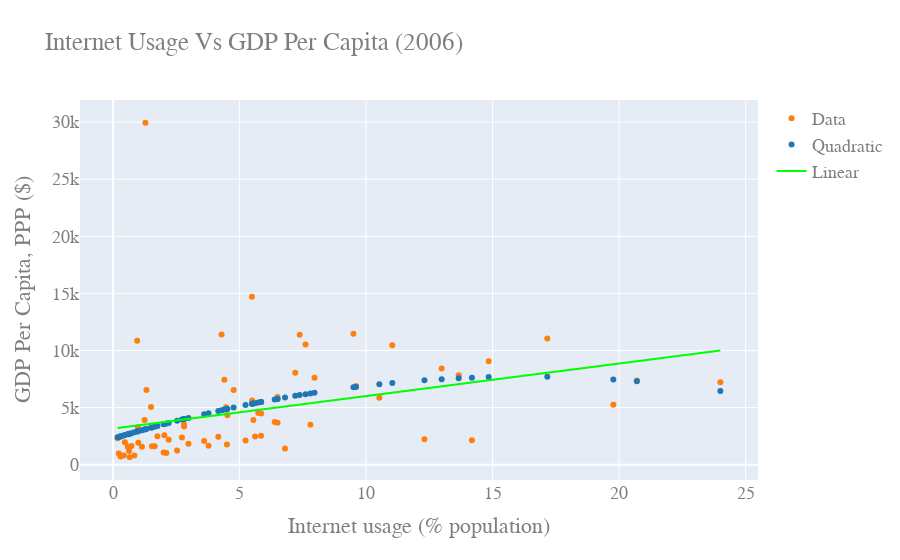

The notebook cell this image was saved under:
### Markdown cell above
# 2006 Internet Usage Vs GDP Per Capita

### Code cell
slopeGDP06, interceptGDP06, r_valueGDP06, p_valueGDP06, std_errGDP06 = stats.linregress(IU06,GDP06)
lineGDP06 = slopeGDP06*IU06+interceptGDP06

p1 = np.polyfit(IU06,GDP06,2)

yfit1 = p1[0]*IU06**2+p1[1]*IU06+p1[2]



#yresid1 = GDP06 - lineGDP06
yresid1 = GDP06 - yfit1




SSresid1 = sum(pow(yresid1,2))

SStotal1 = len(GDP06)*statistics.variance(GDP06)

rsq1 = 1 - SSresid1/SStotal1



y1resid = GDP06 - lineGDP06


SS1resid = sum(pow(y1resid,2))

SS1total = len(GDP06)*statistics.variance(GDP06)

rsq_1 = 1 - SS1resid/SS1total

print("R^2 value for linear fit: " +str(rsq_1))
#print("Model Coefficients: "+str(slopeGDP06)+" , "+str(interceptGDP06))
print("Model Coefficients: ["+str(slopeGDP06)+","+str(interceptGDP06)+"]")
print("Correlation coefficient: "+str(np.corrcoef(IU06,GDP06)[0][1]))

print("R^2 value for fit: " +str(rsq1))
#print("Model Coefficients: "+str(slopeGDP06)+" , "+str(interceptGDP06))
print("Model Coefficients: "+str(p1))







figGDP = go.Figure()

figGDP.add_trace(go.Scatter(
    x= IU06,
    y= GDP06,
    mode='markers',      # this sets its legend entry
    marker=go.Marker(color='rgb(255, 127, 14)'),
    name="Data",
    text=Country_Name,
    textposition="top center"
))

figGDP.add_trace(go.Scatter(
    x=IU06,
    #y=lineGDP06,
    y=np.polyval(p1,IU06),
    mode='markers',
    marker=go.Marker(color='rgb(31, 119, 180)'),
    name="Quadratic"
))

figGDP.add_trace(go.Scatter(
    x=IU06,
    y=lineGDP06,
    #y=np.polyval(p1,IU06),
    mode='lines',
    marker=go.Marker(color='rgb(0, 255, 0)'),
    name="Linear"
))

figGDP.update_layout(
    title="Internet Usage Vs GDP Per Capita (2006)",
    xaxis_title="Internet usage (% population)",
    yaxis_title="GDP Per Capita, PPP ($)",
    font=dict(
        family="Courier New, monospace",
        size=18,
        color="#7f7f7f"
    )
)

figGDP.show()

### Figure 1 — Plotly figure (JSON) as saved in the notebook; plotly's stock layout.template omitted (floating-point values rounded to 4 significant figures)
{"data": [{"marker": {"color": "rgb(255, 127, 14)"}, "mode": "markers", "name": "Data", "text": ["Afghanistan", "Algeria", "Angola", "Bangladesh", "Belize", "Benin", "Bhutan", "Botswana", "Burkina Faso", "Burundi", "Cambodia", "Cameroon", "Central African Republic", "Chad", "China", "Comoros", "Dominican Republic", "Ecuador", "Egypt", "El Salvador", "Equatorial Guinea", "Ethiopia", "Fiji", "Gabon", "Gambia", "Ghana", "Guatemala", "Guinea", "Haiti", "Honduras", "India", "Indonesia", "Iraq", "Kenya", "Kiribati", "Kyrgyzstan", "Lesotho", "Madagascar", "Malawi", "Maldives", "Mali", "Mauritania", "Morocco", "Mozambique", "Myanmar", "Namibia", "Nepal", "Nicaragua", "Niger", "Nigeria", "Pakistan", "Papua New Guinea", "Paraguay", "Peru", "Philippines", "Samoa", "Sao Tome and Principe", "Senegal", "Sierra Leone", "Solomon Islands", "South Africa", "Suriname", "Tajikistan", "Thailand", "Togo", "Tonga", "Tunisia", "Turkmenistan", "Uganda", "Uzbekistan", "Vanuatu", "Yemen", "Zambia"], "textposition": "top center", "type": "scatter", "x": [2.107, 7.376, 1.5, 1, 24, 1.538, 4.518, 4.29, 0.6327, 0.6576, 0.4684, 2.029, 0.3112, 0.581, 10.52, 2.2, 14.84, 7.2, 13.66, 5.5, 1.279, 0.3106, 9.6, 5.489, 5.238, 2.723, 6.5, 0.6375, 6.796, 7.8, 2.805, 4.765, 0.9523, 3.6, 4.5, 12.31, 2.98, 0.6076, 0.4251, 11.04, 0.7296, 0.9797, 19.77, 0.843, 0.182, 4.399, 1.141, 2.806, 0.294, 5.545, 6.5, 1.754, 7.962, 20.7, 5.741, 4.469, 14.18, 5.612, 0.2277, 1.646, 7.607, 9.5, 3.772, 17.16, 2, 5.854, 12.99, 1.32, 2.529, 6.388, 5.851, 1.248, 4.16], "y": [1032.0, 11380.0, 5049.0, 1923.0, 7214.0, 1609.0, 4318.0, 11400.0, 1199.0, 648.7, 1972.0, 2568.0, 792.0, 1595.0, 5868.0, 2183.0, 9049.0, 8059.0, 7840.0, 5615.0, 29940.0, 728.4, 6893.0, 14710.0, 2121.0, 2387.0, 5928.0, 1453.0, 1418.0, 3493.0, 3332.0, 6534.0, 10840.0, 2081.0, 1758.0, 2219.0, 1837.0, 1517.0, 811.6, 10450.0, 1640.0, 3278.0, 5244.0, 808.0, 2322.0, 7443.0, 1572.0, 3507.0, 713.7, 3909.0, 3670.0, 2478.0, 7601.0, 7366.0, 4532.0, 5028.0, 2148.0, 2458.0, 985.8, 1611.0, 10520.0, 11450.0, 1658.0, 11040.0, 1066.0, 4475.0, 8422.0, 6540.0, 1242.0, 3740.0, 2538.0, 3915.0, 2434.0]}, {"marker": {"color": "rgb(31, 119, 180)"}, "mode": "markers", "name": "Quadratic", "type": "scatter", "x": [2.107, 7.376, 1.5, 1, 24, 1.538, 4.518, 4.29, 0.6327, 0.6576, 0.4684, 2.029, 0.3112, 0.581, 10.52, 2.2, 14.84, 7.2, 13.66, 5.5, 1.279, 0.3106, 9.6, 5.489, 5.238, 2.723, 6.5, 0.6375, 6.796, 7.8, 2.805, 4.765, 0.9523, 3.6, 4.5, 12.31, 2.98, 0.6076, 0.4251, 11.04, 0.7296, 0.9797, 19.77, 0.843, 0.182, 4.399, 1.141, 2.806, 0.294, 5.545, 6.5, 1.754, 7.962, 20.7, 5.741, 4.469, 14.18, 5.612, 0.2277, 1.646, 7.607, 9.5, 3.772, 17.16, 2, 5.854, 12.99, 1.32, 2.529, 6.388, 5.851, 1.248, 4.16], "y": [3598.0, 6091.0, 3237.0, 2928.0, 6461.0, 3260.0, 4881.0, 4770.0, 2695.0, 2711.0, 2589.0, 3552.0, 2486.0, 2662.0, 7035.0, 3652.0, 7666.0, 6027.0, 7570.0, 5335.0, 3102.0, 2486.0, 6801.0, 5330.0, 5217.0, 3948.0, 5756.0, 2698.0, 5873.0, 6242.0, 3994.0, 4999.0, 2898.0, 4420.0, 4872.0, 7389.0, 4090.0, 2679.0, 2561.0, 7150.0, 2757.0, 2916.0, 7447.0, 2829.0, 2401.0, 4823.0, 3017.0, 3994.0, 2475.0, 5355.0, 5756.0, 3390.0, 6298.0, 7293.0, 5440.0, 4857.0, 7619.0, 5384.0, 2431.0, 3325.0, 6175.0, 6773.0, 4510.0, 7688.0, 3535.0, 5489.0, 7489.0, 3127.0, 3840.0, 5711.0, 5487.0, 3083.0, 4705.0]}, {"marker": {"color": "rgb(0, 255, 0)"}, "mode": "lines", "name": "Linear", "type": "scatter", "x": [2.107, 7.376, 1.5, 1, 24, 1.538, 4.518, 4.29, 0.6327, 0.6576, 0.4684, 2.029, 0.3112, 0.581, 10.52, 2.2, 14.84, 7.2, 13.66, 5.5, 1.279, 0.3106, 9.6, 5.489, 5.238, 2.723, 6.5, 0.6375, 6.796, 7.8, 2.805, 4.765, 0.9523, 3.6, 4.5, 12.31, 2.98, 0.6076, 0.4251, 11.04, 0.7296, 0.9797, 19.77, 0.843, 0.182, 4.399, 1.141, 2.806, 0.294, 5.545, 6.5, 1.754, 7.962, 20.7, 5.741, 4.469, 14.18, 5.612, 0.2277, 1.646, 7.607, 9.5, 3.772, 17.16, 2, 5.854, 12.99, 1.32, 2.529, 6.388, 5.851, 1.248, 4.16], "y": [3759.0, 5259.0, 3586.0, 3443.0, 9994.0, 3597.0, 4445.0, 4380.0, 3339.0, 3346.0, 3292.0, 3736.0, 3247.0, 3324.0, 6156.0, 3785.0, 7387.0, 5209.0, 7049.0, 4725.0, 3523.0, 3247.0, 5893.0, 4722.0, 4650.0, 3934.0, 5010.0, 3340.0, 5094.0, 5380.0, 3958.0, 4516.0, 3430.0, 4184.0, 4440.0, 6664.0, 4007.0, 3332.0, 3280.0, 6302.0, 3366.0, 3438.0, 8790.0, 3399.0, 3210.0, 4411.0, 3484.0, 3958.0, 3242.0, 4738.0, 5010.0, 3658.0, 5426.0, 9054.0, 4794.0, 4431.0, 7198.0, 4757.0, 3223.0, 3627.0, 5325.0, 5864.0, 4233.0, 8046.0, 3728.0, 4826.0, 6857.0, 3534.0, 3879.0, 4978.0, 4825.0, 3514.0, 4343.0]}], "layout": {"font": {"color": "#7f7f7f", "family": "Courier New, monospace", "size": 18}, "title": {"text": "Internet Usage Vs GDP Per Capita (2006)"}, "xaxis": {"title": {"text": "Internet usage (% population)"}}, "yaxis": {"title": {"text": "GDP Per Capita, PPP ($)"}}}}
